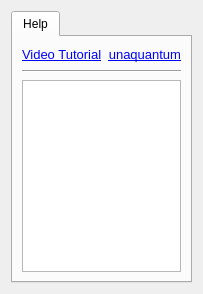
         <widget class="QWidget" name="tab">
          <attribute name="title">
           <string>Help</string>
          </attribute>
          <layout class="QGridLayout" name="gridLayout_15">
           <item row="0" column="0">
            <widget class="QTabWidget" name="tabWidget_2">
             <property name="sizePolicy">
              <sizepolicy hsizetype="Expanding" vsizetype="Expanding">
               <horstretch>0</horstretch>
               <verstretch>0</verstretch>
              </sizepolicy>
             </property>
             <property name="font">
              <font>
               <family>MS Shell Dlg 2</family>
               <pointsize>9</pointsize>
               <weight>50</weight>
               <italic>false</italic>
               <bold>false</bold>
               <kerning>true</kerning>
              </font>
             </property>
             <property name="layoutDirection">
              <enum>Qt::LeftToRight</enum>
             </property>
             <property name="tabPosition">
              <enum>QTabWidget::North</enum>
             </property>
             <property name="currentIndex">
              <number>0</number>
             </property>
             <widget class="QWidget" name="helpTab">
              <attribute name="title">
               <string>Help</string>
              </attribute>
              <layout class="QGridLayout" name="gridLayout_14">
               <item row="0" column="0">
                <layout class="QGridLayout" name="gridLayout_Help">
                 <property name="leftMargin">
                  <number>0</number>
                 </property>
                 <property name="horizontalSpacing">
                  <number>6</number>
                 </property>
                 <item row="0" column="0">
                  <layout class="QHBoxLayout" name="horizontalLayout_8">
                   <item>
                    <widget class="QLabel" name="labeltext7">
                     <property name="sizePolicy">
                      <sizepolicy hsizetype="Preferred" vsizetype="Minimum">
                       <horstretch>0</horstretch>
                       <verstretch>0</verstretch>
                      </sizepolicy>
                     </property>
                     <property name="maximumSize">
                      <size>
                       <width>16777215</width>
                       <height>20</height>
                      </size>
                     </property>
                     <property name="font">
                      <font>
                       <family>MS Shell Dlg 2</family>
                       <pointsize>10</pointsize>
                       <weight>50</weight>
                       <italic>false</italic>
                       <bold>false</bold>
                       <underline>true</underline>
                       <kerning>true</kerning>
                      </font>
                     </property>
                     <property name="text">
                      <string>&lt;html&gt;&lt;head/&gt;&lt;body&gt;&lt;p&gt;&lt;a href="https://www.youtube.com/watch?v=l1nVPHf_1wI&amp;t"&gt;&lt;span style=" text-decoration: underline; color:#0000ff;"&gt;Video Tutorial&lt;/span&gt;&lt;/a&gt;&lt;/p&gt;&lt;/body&gt;&lt;/html&gt;</string>
                     </property>
                     <property name="openExternalLinks">
                      <bool>true</bool>
                     </property>
                    </widget>
                   </item>
                   <item>
                    <widget class="QLabel" name="labelText6">
                     <property name="sizePolicy">
                      <sizepolicy hsizetype="Minimum" vsizetype="Minimum">
                       <horstretch>0</horstretch>
                       <verstretch>0</verstretch>
                      </sizepolicy>
                     </property>
                     <property name="maximumSize">
                      <size>
                       <width>16777215</width>
                       <height>20</height>
                      </size>
                     </property>
                     <property name="font">
                      <font>
                       <family>MS Shell Dlg 2</family>
                       <pointsize>10</pointsize>
                       <weight>50</weight>
                       <italic>false</italic>
                       <bold>false</bold>
                       <underline>true</underline>
                       <kerning>true</kerning>
                      </font>
                     </property>
                     <property name="text">
                      <string>&lt;html&gt;&lt;head/&gt;&lt;body&gt;&lt;p align="right"&gt;&lt;a href="https://www.facebook.com/UnaQuantumInc"&gt;&lt;span style=" text-decoration: underline; color:#0000ff;"&gt;unaquantum&lt;/span&gt;&lt;/a&gt;&lt;/p&gt;&lt;/body&gt;&lt;/html&gt;</string>
                     </property>
                     <property name="margin">
                      <number>0</number>
                     </property>
                     <property name="indent">
                      <number>0</number>
                     </property>
                     <property name="openExternalLinks">
                      <bool>true</bool>
                     </property>
                    </widget>
                   </item>
                  </layout>
                 </item>
                 <item row="2" column="0" rowspan="2">
                  <widget class="QTextBrowser" name="webView" native="true">
                   <property name="sizePolicy">
                    <sizepolicy hsizetype="Ignored" vsizetype="Expanding">
                     <horstretch>0</horstretch>
                     <verstretch>0</verstretch>
                    </sizepolicy>
                   </property>
                   <property name="font">
                    <font>
                     <family>8514oem</family>
                     <pointsize>9</pointsize>
                     <weight>50</weight>
                     <italic>false</italic>
                     <bold>false</bold>
                     <kerning>true</kerning>
                    </font>
                   </property>
                   <property name="url" stdset="0">
                    <url>
                     <string>https://pyarchinit.github.io/pyarchinit_doc/03_ilplugin.html#scheda-sito</string>
                    </url>
                   </property>
                   <property name="zoomFactor" stdset="0">
                    <double>1.000000000000000</double>
                   </property>
                  </widget>
                 </item>
                 <item row="1" column="0">
                  <widget class="Line" name="lineHorizontal2">
                   <property name="sizePolicy">
                    <sizepolicy hsizetype="Expanding" vsizetype="Fixed">
                     <horstretch>0</horstretch>
                     <verstretch>0</verstretch>
                    </sizepolicy>
                   </property>
                   <property name="minimumSize">
                    <size>
                     <width>0</width>
                     <height>5</height>
                    </size>
                   </property>
                   <property name="maximumSize">
                    <size>
                     <width>16777215</width>
                     <height>5</height>
                    </size>
                   </property>
                   <property name="font">
                    <font>
                     <family>MS Shell Dlg 2</family>
                     <pointsize>17</pointsize>
                     <weight>75</weight>
                     <italic>false</italic>
                     <bold>true</bold>
                     <kerning>true</kerning>
                    </font>
                   </property>
                   <property name="orientation">
                    <enum>Qt::Horizontal</enum>
                   </property>
                  </widget>
                 </item>
                </layout>
               </item>
              </layout>
             </widget>
            </widget>
           </item>
          </layout>
         </widget>
